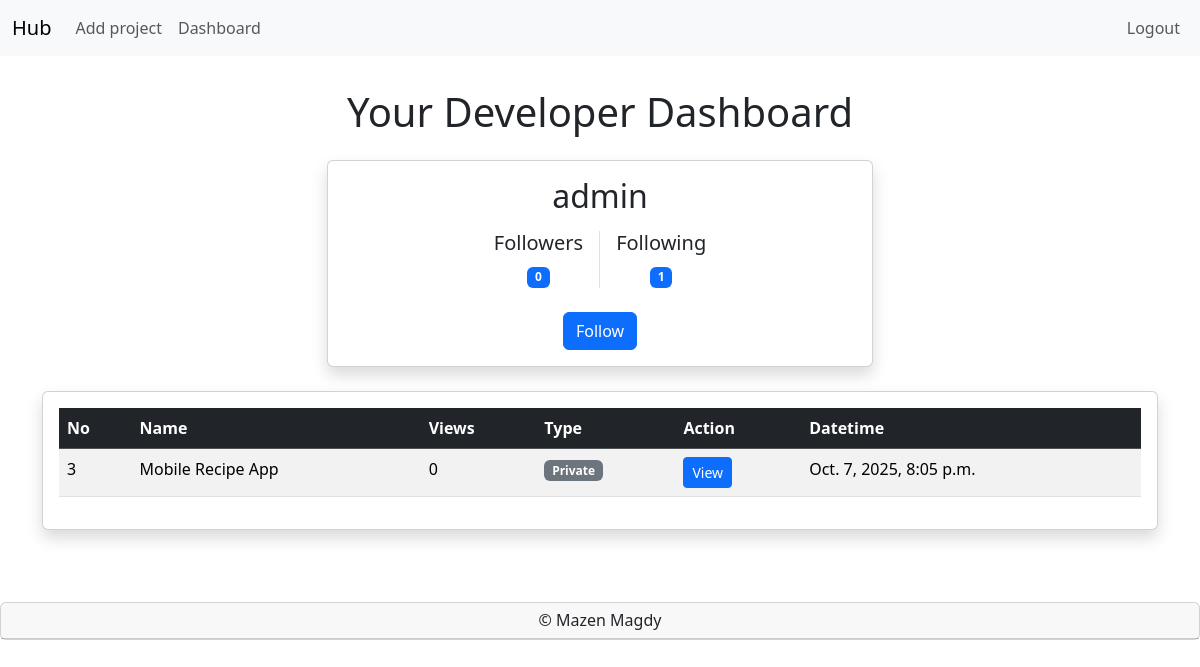
Before: /dashboard/admin/ (signed in) with the older database file.
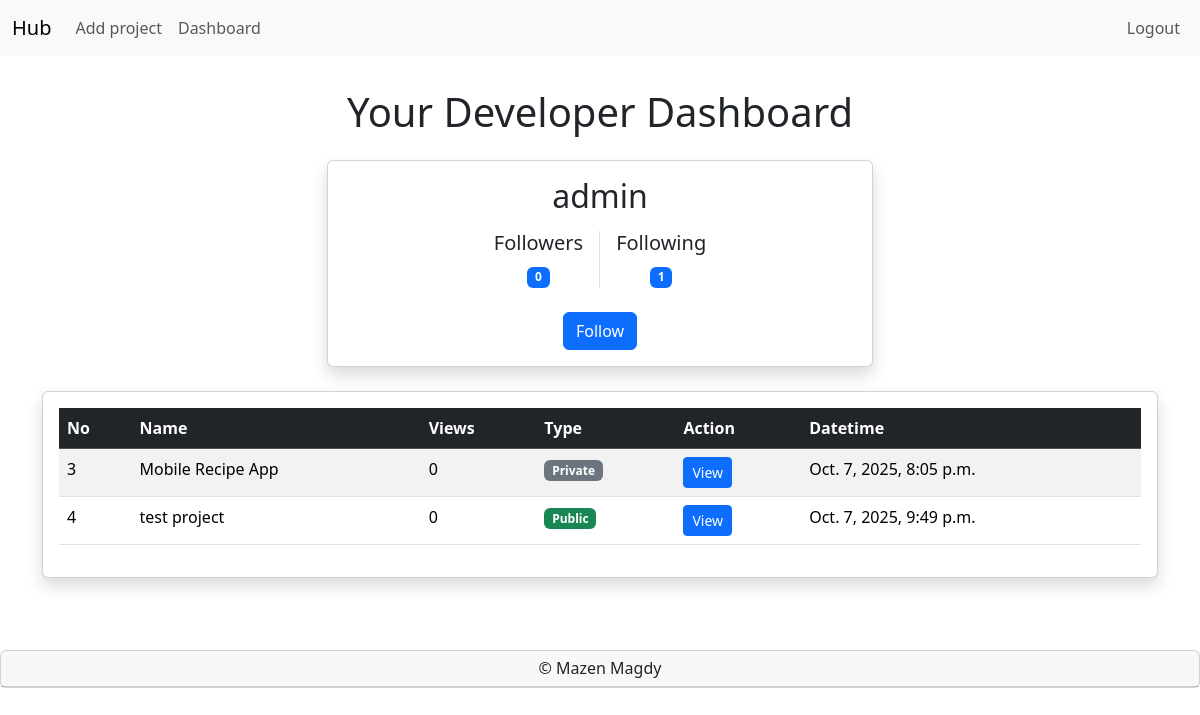
After: the same page with the newer database file.
### projects/models.py (models this page shows, shortened)
class User(AbstractUser):
    photo = models.ImageField(blank=True, upload_to="media")
    followers = models.ManyToManyField(
        "self", symmetrical=False, related_name="following", blank=True
    )
    def serializer(self):
        return {
            "id": self.id,
            "username": self.username,
            "photo": self.photo,
            "followers": self.followers.count(),
            "following": self.following.count(),
        }

class Project(models.Model):
    owner = models.ForeignKey(User, on_delete=models.CASCADE, related_name="projects")
    title = models.CharField(max_length=255)
    overview = models.CharField(max_length=100, blank=True)
    description = models.TextField(blank=True)
    video_url = models.URLField(blank=True)
    image = models.ImageField(blank=True, upload_to="media")
    objectives = models.TextField(blank=True)
    key_learning = models.TextField(blank=True)
    is_public = models.BooleanField(default=True)
    viewers = models.ManyToManyField(User, related_name="viewed_projects", blank=True, editable=False)
    timestamp = models.DateTimeField(auto_now_add=True)

### projects/views.py (the view)
# urls.py: path("dashboard/<str:username>/", views.dashboard, name="dashboard"),
@login_required
def dashboard(request, username):
    try:
        user = User.objects.get(username=username)
    except User.DoesNotExist:
        return render(
            request, "projects/dashbaord.html", {"message": "user is not exist"}
        )
    projects = Project.objects.filter(owner=user)
    is_following = request.user in user.followers.all()
    return render(
        request,
        "projects/dashboard.html",
        {
            "projects": projects,
            "profile": user.serializer(),
            "is_following": is_following,
        },
    )

### projects/templates/projects/dashboard.html (shortened to what this page needs)
{% extends "projects/layout.html" %}
{% load static %}
{% block main %}
    <div class="container py-4">
        <h1 class="text-center mb-4">Your Developer Dashboard</h1>
        <div class="row justify-content-center mb-4">
            <div class="col-md-6 text-center">
                <div class="card shadow">
                    <div class="card-body">
                        <h2 class="card-title">{{ profile.username }}</h2>
                        <div class="d-flex justify-content-center mt-3 mb-3">
                            <div class="px-3 border-end">
                                <h5>Followers</h5>
                                <span class="badge bg-primary" id="followers-count">{{ profile.followers }}</span>
                            </div>
                            <div class="px-3">
                                <h5>Following</h5>
                                <span class="badge bg-primary">{{ profile.following }}</span>
                            </div>
                        </div>
                        {% if profile.id != request.user.id %}
                            <button class="btn btn-primary mt-2" id="toggle_follow" data-user="{{ profile.id }}">
                                {% if is_following %}Unfollow{% else %}Follow{% endif %}
                            </button>
                        {% endif %}
                    </div>
                </div>
            </div>
        </div>
        <div class="card shadow">
            <div class="card-body">
                <div class="table-responsive">
                    <table class="table table-striped table-hover">
                        <thead class="table-dark">
                            <tr>
                                <th>No</th>
                                <th>Name</th>
                                <th>Views</th>
                                <th>Type</th>
                                <th>Action</th>
                                <th>Datetime</th>
                            </tr>
                        </thead>
                        <tbody>
                            {% for project in projects %}
                                <tr>
                                    <td>{{ project.id }}</td>
                                    <td>{{ project.title }}</td>
                                    <td>{{ project.viewers.count }}</td>
                                    <td>
                                        {% if project.is_public %}
                                            <span class="badge bg-success">Public</span>
                                        {% else %}
                                            <span class="badge bg-secondary">Private</span>
                                        {% endif %}
                                    </td>
                                    <td>
                                        <div class="btn-group btn-group-sm gap-2">
                                            {% if user == project.owner %}
                                                <a href="{% url 'projects:project_detail' project.id %}" class="btn btn-primary">View</a>
                                                <a href="{% url 'projects:update' project.id %}" class="btn btn-warning">Edit</a>
                                                <button class="btn btn-danger delete-btn" data-id="{{ project.id }}">Delete</button>
                                            {% else %}
                                                <a href="{% url 'projects:project_detail' project.id %}" class="btn btn-primary">View</a>
                                            {% endif %}
                                        </div>
                                    </td>
                                    <td>{{ project.timestamp }}</td>
                                </tr>
                            {% empty %}
                                <tr>
                                    <td colspan="6" class="text-center">No projects available</td>
                                </tr>
                            {% endfor %}
                        </tbody>
                    </table>
                </div>
            </div>
        </div>
    </div>
{% endblock %}

### projects/templates/projects/layout.html (shortened to what this page needs)
{% load static %}
<!DOCTYPE html>
<html lang="en">
    <head>
        <link href="https://cdn.jsdelivr.net/npm/bootstrap@5.3.8/dist/css/bootstrap.min.css" rel="stylesheet">
    </head>
    <body>
        <nav class="navbar navbar-expand-lg bg-body-tertiary">
            <div class="container-fluid">
                <a class="navbar-brand" href="{% url 'projects:index' %}">Hub</a>
                <div class="collapse navbar-collapse" id="navbarNavAltMarkup">
                    {% if user.is_authenticated %}
                        <ul class="navbar-nav me-auto">
                            <li class="nav-item">
                                <a class="nav-link" href="{% url 'projects:create' %}">Add project</a>
                            </li>
                            <li class="nav-item">
                                <a class="nav-link" href="{% url 'projects:dashboard' user.username %}">Dashboard</a>
                            </li>
                        </ul>
                    {% endif %}
                    <ul class="navbar-nav ms-auto">
                        {% if user.is_authenticated %}
                            <li class="nav-item"><a class="nav-link" href="{% url 'projects:logout' %}">Logout</a></li>
                        {% else %}
                            <li class="nav-item"><a class="nav-link" href="{% url 'projects:login' %}">Login</a></li>
                            <li class="nav-item"><a class="nav-link" href="{% url 'projects:register' %}">Register</a></li>
                        {% endif %}
                    </ul>
                </div>
            </div>
        </nav>
        <main class="container-fluid mt-2">
            {% block main %}{% endblock %}
        </main>
        <footer class="card text-center mt-5">
            <h6 class="card-header">&copy; Mazen Magdy</h6>
        </footer>
    </body>
</html>

Changed rows visible on the page:
added Project: id "4", title "test project", viewers.count "0", is_public "Public", shows "View", timestamp "Oct. 7, 2025, 9:49 p.m."
